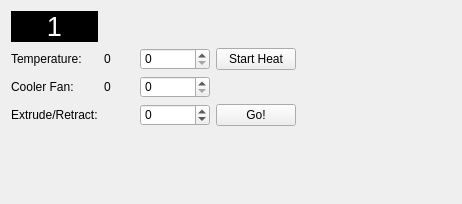
<?xml version="1.0" encoding="UTF-8"?>
<ui version="4.0">
 <class>extruderItem</class>
 <widget class="QWidget" name="extruderItem">
  <property name="geometry">
   <rect>
    <x>0</x>
    <y>0</y>
    <width>462</width>
    <height>204</height>
   </rect>
  </property>
  <property name="sizePolicy">
   <sizepolicy hsizetype="MinimumExpanding" vsizetype="MinimumExpanding">
    <horstretch>0</horstretch>
    <verstretch>0</verstretch>
   </sizepolicy>
  </property>
  <property name="contextMenuPolicy">
   <enum>Qt::DefaultContextMenu</enum>
  </property>
  <property name="windowTitle">
   <string>Form</string>
  </property>
  <property name="styleSheet">
   <string notr="true">border-color: rgb(0, 0, 0);</string>
  </property>
  <layout class="QGridLayout" name="gridLayout">
   <item row="1" column="4">
    <widget class="QPushButton" name="bt_startHeat">
     <property name="text">
      <string>Start Heat</string>
     </property>
     <property name="icon">
      <iconset resource="../resources.qrc">
       <normaloff>:/Icons/Icons/hotend.png</normaloff>:/Icons/Icons/hotend.png</iconset>
     </property>
     <property name="checkable">
      <bool>true</bool>
     </property>
    </widget>
   </item>
   <item row="2" column="1">
    <widget class="QLabel" name="lb_currFan">
     <property name="minimumSize">
      <size>
       <width>30</width>
       <height>0</height>
      </size>
     </property>
     <property name="text">
      <string>0</string>
     </property>
    </widget>
   </item>
   <item row="1" column="1">
    <widget class="QLabel" name="lb_currTemp">
     <property name="text">
      <string>0</string>
     </property>
    </widget>
   </item>
   <item row="2" column="3">
    <widget class="QSpinBox" name="sp_coolerfan"/>
   </item>
   <item row="4" column="0">
    <widget class="QLabel" name="label_5">
     <property name="text">
      <string>Extrude/Retract:</string>
     </property>
    </widget>
   </item>
   <item row="2" column="0">
    <widget class="QLabel" name="label_3">
     <property name="text">
      <string>Cooler Fan:</string>
     </property>
    </widget>
   </item>
   <item row="1" column="3">
    <widget class="QSpinBox" name="sp_temperature">
     <property name="minimumSize">
      <size>
       <width>70</width>
       <height>0</height>
      </size>
     </property>
    </widget>
   </item>
   <item row="1" column="0">
    <widget class="QLabel" name="label">
     <property name="text">
      <string>Temperature:</string>
     </property>
    </widget>
   </item>
   <item row="4" column="4">
    <widget class="QPushButton" name="bt_startRetract">
     <property name="text">
      <string>Go!</string>
     </property>
     <property name="icon">
      <iconset resource="../resources.qrc">
       <normaloff>:/Icons/Icons/filamentFlow.png</normaloff>:/Icons/Icons/filamentFlow.png</iconset>
     </property>
    </widget>
   </item>
   <item row="4" column="3">
    <widget class="QSpinBox" name="sp_retract">
     <property name="minimum">
      <number>-300</number>
     </property>
     <property name="maximum">
      <number>300</number>
     </property>
    </widget>
   </item>
   <item row="0" column="0">
    <widget class="QLabel" name="extruderNumber">
     <property name="font">
      <font>
       <pointsize>20</pointsize>
      </font>
     </property>
     <property name="styleSheet">
      <string notr="true">background-color: rgb(0, 0, 0);
color: rgb(255, 255, 255);</string>
     </property>
     <property name="text">
      <string>1</string>
     </property>
     <property name="alignment">
      <set>Qt::AlignCenter</set>
     </property>
    </widget>
   </item>
   <item row="5" column="0">
    <spacer name="verticalSpacer">
     <property name="orientation">
      <enum>Qt::Vertical</enum>
     </property>
     <property name="sizeHint" stdset="0">
      <size>
       <width>20</width>
       <height>40</height>
      </size>
     </property>
    </spacer>
   </item>
   <item row="1" column="5">
    <spacer name="horizontalSpacer">
     <property name="orientation">
      <enum>Qt::Horizontal</enum>
     </property>
     <property name="sizeHint" stdset="0">
      <size>
       <width>40</width>
       <height>20</height>
      </size>
     </property>
    </spacer>
   </item>
  </layout>
 </widget>
 <resources>
  <include location="../resources.qrc"/>
 </resources>
 <connections/>
</ui>
